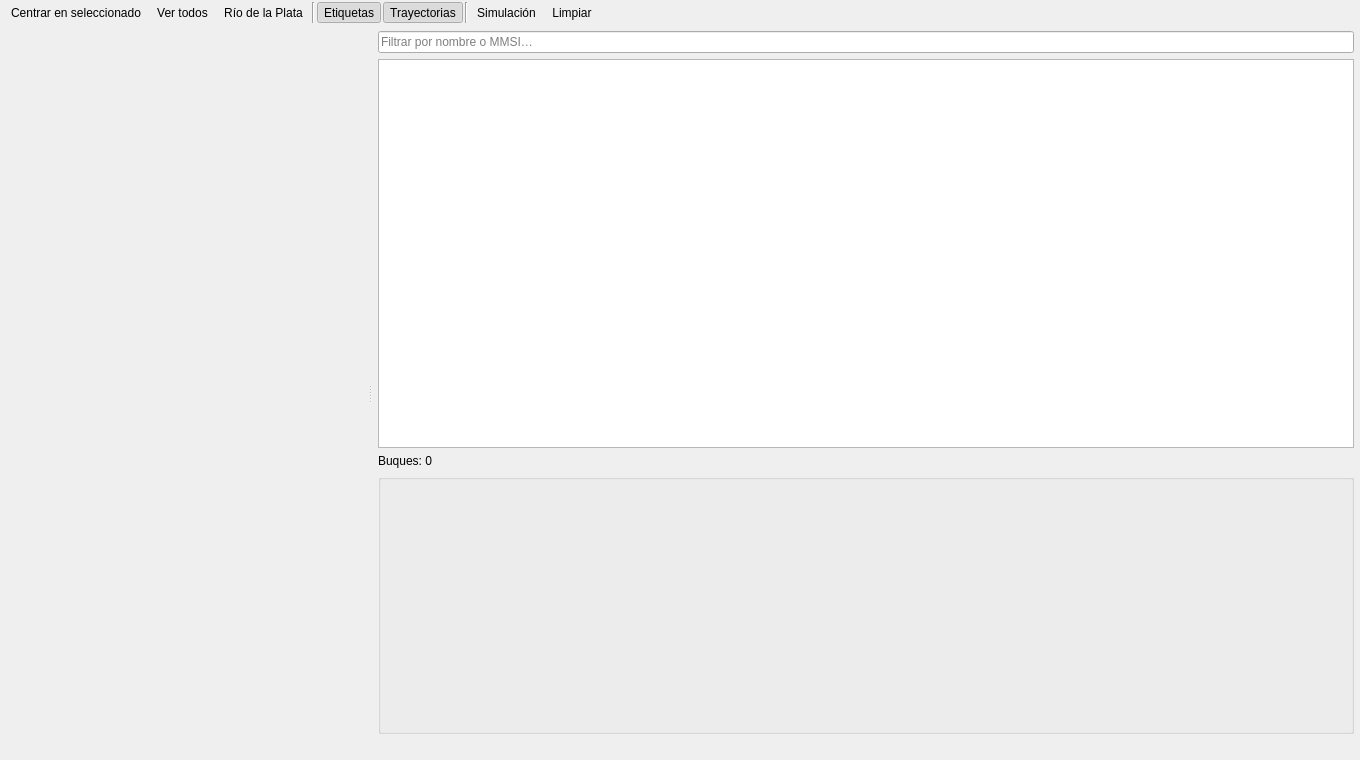
<?xml version="1.0" encoding="UTF-8"?>
<ui version="4.0">
 <class>MapPage</class>
 <widget class="QWidget" name="MapPage">
  <property name="geometry">
   <rect>
    <x>0</x>
    <y>0</y>
    <width>1360</width>
    <height>760</height>
   </rect>
  </property>
  <layout class="QVBoxLayout" name="mainLayout">
   <property name="spacing">
    <number>0</number>
   </property>
   <property name="leftMargin">
    <number>0</number>
   </property>
   <property name="topMargin">
    <number>0</number>
   </property>
   <property name="rightMargin">
    <number>0</number>
   </property>
   <property name="bottomMargin">
    <number>0</number>
   </property>
   <item>
    <layout class="QHBoxLayout" name="toolbarLayout">
     <property name="spacing">
      <number>2</number>
     </property>
     <property name="leftMargin">
      <number>4</number>
     </property>
     <property name="topMargin">
      <number>2</number>
     </property>
     <property name="rightMargin">
      <number>4</number>
     </property>
     <property name="bottomMargin">
      <number>2</number>
     </property>
     <item>
      <widget class="QToolButton" name="btnCentrar">
       <property name="toolTip">
        <string>Centra el mapa en el buque seleccionado</string>
       </property>
       <property name="text">
        <string>Centrar en seleccionado</string>
       </property>
       <property name="autoRaise">
        <bool>true</bool>
       </property>
      </widget>
     </item>
     <item>
      <widget class="QToolButton" name="btnVerTodos">
       <property name="toolTip">
        <string>Ajusta el zoom para ver todos los buques</string>
       </property>
       <property name="text">
        <string>Ver todos</string>
       </property>
       <property name="autoRaise">
        <bool>true</bool>
       </property>
      </widget>
     </item>
     <item>
      <widget class="QToolButton" name="btnInicio">
       <property name="toolTip">
        <string>Vuelve a la vista inicial</string>
       </property>
       <property name="text">
        <string>Río de la Plata</string>
       </property>
       <property name="autoRaise">
        <bool>true</bool>
       </property>
      </widget>
     </item>
     <item>
      <widget class="Line" name="separator1">
       <property name="orientation">
        <enum>Qt::Vertical</enum>
       </property>
      </widget>
     </item>
     <item>
      <widget class="QToolButton" name="btnEtiquetas">
       <property name="toolTip">
        <string>Muestra el nombre de cada buque en el mapa</string>
       </property>
       <property name="text">
        <string>Etiquetas</string>
       </property>
       <property name="checkable">
        <bool>true</bool>
       </property>
       <property name="checked">
        <bool>true</bool>
       </property>
       <property name="autoRaise">
        <bool>true</bool>
       </property>
      </widget>
     </item>
     <item>
      <widget class="QToolButton" name="btnTrayectorias">
       <property name="toolTip">
        <string>Muestra el recorrido de cada buque</string>
       </property>
       <property name="text">
        <string>Trayectorias</string>
       </property>
       <property name="checkable">
        <bool>true</bool>
       </property>
       <property name="checked">
        <bool>true</bool>
       </property>
       <property name="autoRaise">
        <bool>true</bool>
       </property>
      </widget>
     </item>
     <item>
      <widget class="Line" name="separator2">
       <property name="orientation">
        <enum>Qt::Vertical</enum>
       </property>
      </widget>
     </item>
     <item>
      <widget class="QToolButton" name="btnSimulacion">
       <property name="toolTip">
        <string>Genera buques ficticios para probar la interfaz sin la Red Pitaya</string>
       </property>
       <property name="text">
        <string>Simulación</string>
       </property>
       <property name="checkable">
        <bool>true</bool>
       </property>
       <property name="autoRaise">
        <bool>true</bool>
       </property>
      </widget>
     </item>
     <item>
      <widget class="QToolButton" name="btnLimpiar">
       <property name="toolTip">
        <string>Borra todos los buques recibidos</string>
       </property>
       <property name="text">
        <string>Limpiar</string>
       </property>
       <property name="autoRaise">
        <bool>true</bool>
       </property>
      </widget>
     </item>
     <item>
      <spacer name="toolbarSpacer">
       <property name="orientation">
        <enum>Qt::Horizontal</enum>
       </property>
       <property name="sizeHint" stdset="0">
        <size>
         <width>40</width>
         <height>20</height>
        </size>
       </property>
      </spacer>
     </item>
    </layout>
   </item>
   <item>
    <widget class="QSplitter" name="splitter">
     <property name="orientation">
      <enum>Qt::Horizontal</enum>
     </property>
     <property name="childrenCollapsible">
      <bool>false</bool>
     </property>
     <widget class="MapWidget" name="map" native="true"/>
     <widget class="QWidget" name="sidePanel" native="true">
      <layout class="QVBoxLayout" name="sideLayout" stretch="0,3,0,2,0">
       <property name="leftMargin">
        <number>6</number>
       </property>
       <property name="topMargin">
        <number>6</number>
       </property>
       <property name="rightMargin">
        <number>6</number>
       </property>
       <property name="bottomMargin">
        <number>6</number>
       </property>
       <item>
        <widget class="QLineEdit" name="filterEdit">
         <property name="placeholderText">
          <string>Filtrar por nombre o MMSI…</string>
         </property>
         <property name="clearButtonEnabled">
          <bool>true</bool>
         </property>
        </widget>
       </item>
       <item>
        <widget class="QTableView" name="vesselTable">
         <property name="editTriggers">
          <set>QAbstractItemView::NoEditTriggers</set>
         </property>
         <property name="alternatingRowColors">
          <bool>true</bool>
         </property>
         <property name="selectionMode">
          <enum>QAbstractItemView::SingleSelection</enum>
         </property>
         <property name="selectionBehavior">
          <enum>QAbstractItemView::SelectRows</enum>
         </property>
         <property name="textElideMode">
          <enum>Qt::ElideRight</enum>
         </property>
         <property name="sortingEnabled">
          <bool>true</bool>
         </property>
         <attribute name="verticalHeaderVisible">
          <bool>false</bool>
         </attribute>
         <attribute name="verticalHeaderDefaultSectionSize">
          <number>22</number>
         </attribute>
        </widget>
       </item>
       <item>
        <widget class="QLabel" name="countLabel">
         <property name="text">
          <string>Buques: 0</string>
         </property>
        </widget>
       </item>
       <item>
        <widget class="VesselDetailPanel" name="detailPanel"/>
       </item>
       <item>
        <widget class="QLabel" name="legendLabel">
         <property name="toolTip">
          <string>Colores por tipo de buque</string>
         </property>
         <property name="textFormat">
          <enum>Qt::RichText</enum>
         </property>
         <property name="wordWrap">
          <bool>true</bool>
         </property>
        </widget>
       </item>
      </layout>
     </widget>
    </widget>
   </item>
  </layout>
 </widget>
 <customwidgets>
  <customwidget>
   <class>MapWidget</class>
   <extends>QWidget</extends>
   <header>mapwidget.h</header>
   <container>1</container>
  </customwidget>
  <customwidget>
   <class>VesselDetailPanel</class>
   <extends>QGroupBox</extends>
   <header>vesseldetailpanel.h</header>
   <container>1</container>
  </customwidget>
 </customwidgets>
 <resources/>
 <connections/>
</ui>
